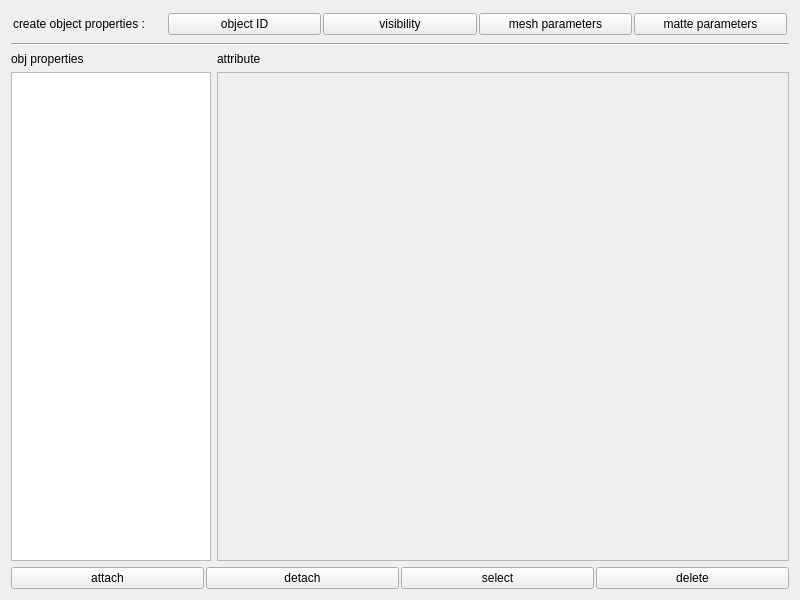
<?xml version="1.0" encoding="UTF-8"?>
<ui version="4.0">
 <class>main_widget</class>
 <widget class="QWidget" name="main_widget">
  <property name="geometry">
   <rect>
    <x>0</x>
    <y>0</y>
    <width>800</width>
    <height>600</height>
   </rect>
  </property>
  <property name="sizePolicy">
   <sizepolicy hsizetype="Expanding" vsizetype="Expanding">
    <horstretch>0</horstretch>
    <verstretch>0</verstretch>
   </sizepolicy>
  </property>
  <property name="windowTitle">
   <string>Form</string>
  </property>
  <layout class="QVBoxLayout" name="verticalLayout">
   <item>
    <layout class="QHBoxLayout" name="top_layout">
     <property name="spacing">
      <number>2</number>
     </property>
     <property name="margin">
      <number>2</number>
     </property>
     <item>
      <widget class="QLabel" name="createObj_label">
       <property name="text">
        <string>create object properties : </string>
       </property>
      </widget>
     </item>
     <item>
      <widget class="QPushButton" name="objectID_PB">
       <property name="text">
        <string>object ID</string>
       </property>
      </widget>
     </item>
     <item>
      <widget class="QPushButton" name="visibility_PB">
       <property name="text">
        <string>visibility</string>
       </property>
      </widget>
     </item>
     <item>
      <widget class="QPushButton" name="meshParameters_PB">
       <property name="text">
        <string>mesh parameters</string>
       </property>
      </widget>
     </item>
     <item>
      <widget class="QPushButton" name="matte_PB">
       <property name="text">
        <string>matte parameters</string>
       </property>
      </widget>
     </item>
    </layout>
   </item>
   <item>
    <widget class="Line" name="line">
     <property name="orientation">
      <enum>Qt::Horizontal</enum>
     </property>
    </widget>
   </item>
   <item>
    <layout class="QGridLayout" name="obj_sets_gridLayout">
     <item row="0" column="0">
      <widget class="QLabel" name="objSets_label">
       <property name="text">
        <string>obj properties</string>
       </property>
      </widget>
     </item>
     <item row="0" column="1">
      <widget class="QLabel" name="attr_label">
       <property name="text">
        <string>attribute</string>
       </property>
      </widget>
     </item>
     <item row="1" column="1">
      <widget class="QScrollArea" name="attr_scrollArea">
       <property name="widgetResizable">
        <bool>true</bool>
       </property>
       <widget class="QWidget" name="attr_scrollAreaWidgetContents">
        <property name="geometry">
         <rect>
          <x>0</x>
          <y>0</y>
          <width>572</width>
          <height>487</height>
         </rect>
        </property>
        <layout class="QVBoxLayout" name="verticalLayout_2"/>
       </widget>
      </widget>
     </item>
     <item row="1" column="0">
      <widget class="QListWidget" name="objSets_listWidget">
       <property name="maximumSize">
        <size>
         <width>200</width>
         <height>16777215</height>
        </size>
       </property>
       <property name="selectionMode">
        <enum>QAbstractItemView::ExtendedSelection</enum>
       </property>
       <property name="spacing">
        <number>0</number>
       </property>
       <property name="modelColumn">
        <number>0</number>
       </property>
      </widget>
     </item>
    </layout>
   </item>
   <item>
    <layout class="QHBoxLayout" name="bottom_layout">
     <property name="spacing">
      <number>2</number>
     </property>
     <item>
      <widget class="QPushButton" name="attach_PB">
       <property name="text">
        <string>attach</string>
       </property>
      </widget>
     </item>
     <item>
      <widget class="QPushButton" name="detach_PB">
       <property name="text">
        <string>detach</string>
       </property>
      </widget>
     </item>
     <item>
      <widget class="QPushButton" name="select_PB">
       <property name="text">
        <string>select</string>
       </property>
      </widget>
     </item>
     <item>
      <widget class="QPushButton" name="del_PB">
       <property name="text">
        <string>delete</string>
       </property>
      </widget>
     </item>
    </layout>
   </item>
  </layout>
 </widget>
 <resources/>
 <connections/>
</ui>
